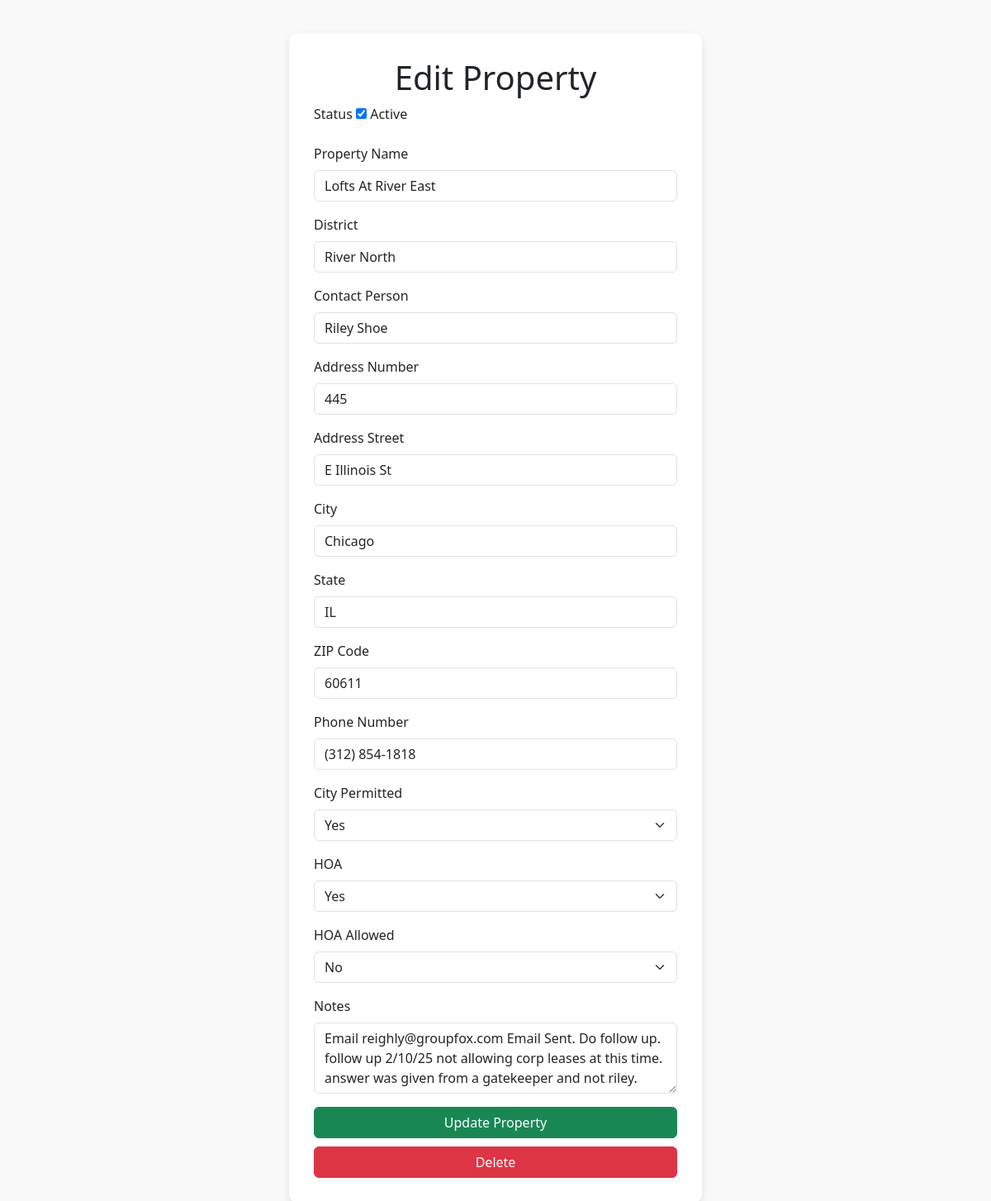
/edit.php?id=9 (signed in), run on the app's committed database.
### tables this page shows
CREATE TABLE `properties` (
  `RECORD_ID` int NOT NULL,
  `PROPERTY_NAME` varchar(255) NOT NULL,
  `CONTACT` varchar(255) DEFAULT NULL,
  `HOUSE_NUMBER` int DEFAULT NULL,
  `STREET_NAME` varchar(255) DEFAULT NULL,
  `CITY` varchar(255) DEFAULT NULL,
  `DISTRICT` varchar(50) DEFAULT NULL,
  `STATE` char(2) DEFAULT NULL,
  `ZIPCODE` int DEFAULT NULL,
  `PHONE_NUMBER` varchar(20) NOT NULL,
  `CITY_PERMITABLE` enum('yes','no') DEFAULT NULL,
  `ISHOA` enum('yes','no') DEFAULT NULL,
  `HOA_ALLOWED` enum('yes','no') DEFAULT NULL,
  `STATUS` enum('yes','no') DEFAULT NULL,
  `NOTES` text
);

### edit.php (the view, shortened to what this page needs)
<?php
require 'config.php';
$id = $_GET['id'] ?? null;
$property = $id ? $pdo->query("SELECT * FROM properties WHERE RECORD_ID = $id")->fetch(PDO::FETCH_ASSOC) : null;
?>
<!DOCTYPE html>
<html lang="en">
<head>
    <link href="https://cdn.jsdelivr.net/npm/bootstrap@5.3.0-alpha3/dist/css/bootstrap.min.css" rel="stylesheet">
</head>
<body>
<div class="container">
    <div class="form-container">
        <h1 class="text-center"><?= $id ? 'Edit' : 'Add' ?> Property</h1>
        <form method="POST">
    <div class="mb-3">
        <label class="form-label">Status</label>
        <input type="checkbox" name="STATUS" <?= (isset($property['STATUS']) && $property['STATUS'] === 'yes') ? 'checked' : '' ?>> Active
    </div>
    <div class="mb-3">
        <label class="form-label">Property Name</label>
        <input type="text" class="form-control" name="PROPERTY_NAME" value="<?= htmlspecialchars($property['PROPERTY_NAME'] ?? '') ?>" required>
    </div>
    <div class="mb-3">
        <label class="form-label">District</label>
        <input type="text" class="form-control" name="DISTRICT" value="<?= htmlspecialchars($property['DISTRICT'] ?? '') ?>">
    </div>
    <div class="mb-3">
        <label class="form-label">Contact Person</label>
        <input type="text" class="form-control" name="CONTACT" value="<?= htmlspecialchars($property['CONTACT'] ?? '') ?>">
    </div>
    <div class="mb-3">
        <label class="form-label">Address Number</label>
        <input type="text" class="form-control" name="HOUSE_NUMBER" value="<?= htmlspecialchars($property['HOUSE_NUMBER'] ?? '') ?>" required>
    </div>
    <div class="mb-3">
        <label class="form-label">Address Street</label>
        <input type="text" class="form-control" id="STREET_NAME" name="STREET_NAME" value="<?= htmlspecialchars($property['STREET_NAME'] ?? '') ?>">
    </div>
    <div class="mb-3">
        <label class="form-label">City</label>
        <input type="text" class="form-control" id="CITY" name="CITY" value="<?= htmlspecialchars($property['CITY'] ?? '') ?>">
    </div>
    <div class="mb-3">
        <label class="form-label">State</label>
        <input type="text" class="form-control" id="STATE" name="STATE" value="<?= htmlspecialchars($property['STATE'] ?? '') ?>">
    </div>
    <div class="mb-3">
        <label class="form-label">ZIP Code</label>
        <input type="text" class="form-control" id="ZIPCODE" name="ZIPCODE" value="<?= htmlspecialchars($property['ZIPCODE'] ?? '') ?>">
    </div>
    <div class="mb-3">
        <label class="form-label">Phone Number</label>
        <input type="text" class="form-control" id="PHONE_NUMBER" name="PHONE_NUMBER" value="<?= htmlspecialchars($property['PHONE_NUMBER'] ?? '') ?>" onkeyup="formatPhoneNumber()">
    </div>
 <div class="mb-3">
    <label class="form-label">City Permitted</label>
    <select class="form-select" id="CITY_PERMITABLE" name="CITY_PERMITABLE">
        <option value="yes" <?= (isset($property['CITY_PERMITABLE']) && $property['CITY_PERMITABLE'] === 'yes') ? 'selected' : '' ?>>Yes</option>
    </select>
</div>
<div class="mb-3">
    <label class="form-label">HOA</label>
    <select class="form-select" id="ISHOA" name="ISHOA" onchange="toggleHOAField()">
        <option value="yes" <?= (isset($property['ISHOA']) && $property['ISHOA'] === 'yes') ? 'selected' : '' ?>>Yes</option>
    </select>
</div>
<div class="mb-3" id="hoa-allowed-field" style="display: none;">
    <label class="form-label">HOA Allowed</label>
    <select class="form-select" name="HOA_ALLOWED">
        <option value="no" <?= (isset($property['HOA_ALLOWED']) && $property['HOA_ALLOWED'] === 'no') ? 'selected' : '' ?>>No</option>
    </select>
</div>
    <div class="mb-3">
        <label class="form-label">Notes</label>
        <textarea class="form-control" name="NOTES" rows="3"><?= htmlspecialchars($property['NOTES'] ?? '') ?></textarea>
    </div>
    <button type="submit" class="btn btn-success w-100"><?= $id ? 'Update' : 'Add' ?> Property</button>
    <?php if ($id): ?>
        <a href="delete.php?id=<?= $property['RECORD_ID'] ?>" class="btn btn-danger w-100">Delete</a>
    <?php endif; ?>
</form>
    </div>
</div>
</body>
</html>

### edit.php (style rules this page uses)
body { background-color: #f9f9f9; }
.form-container { background-color: #ffffff; border-radius: 10px; box-shadow: 0 4px 10px rgba(0, 0, 0, 0.1); padding: 30px; max-width: 500px; margin: 40px auto; }
.btn-danger { margin-top: 10px; }

### data on the page
properties: STATUS "☑", PROPERTY_NAME "Lofts At River East", DISTRICT "River North", CONTACT "Riley Shoe", HOUSE_NUMBER "445", STREET_NAME "E Illinois St", CITY "Chicago", STATE "IL", ZIPCODE "60611", PHONE_NUMBER "(312) 854-1818", CITY_PERMITABLE "Yes", ISHOA "Yes", HOA_ALLOWED "No", NOTES "Email reighly@groupfox.com Email Sent. Do follow up. follow up 2/10/25 not allowing corp leases at this time. answer was given from a gatekeeper and not riley."
